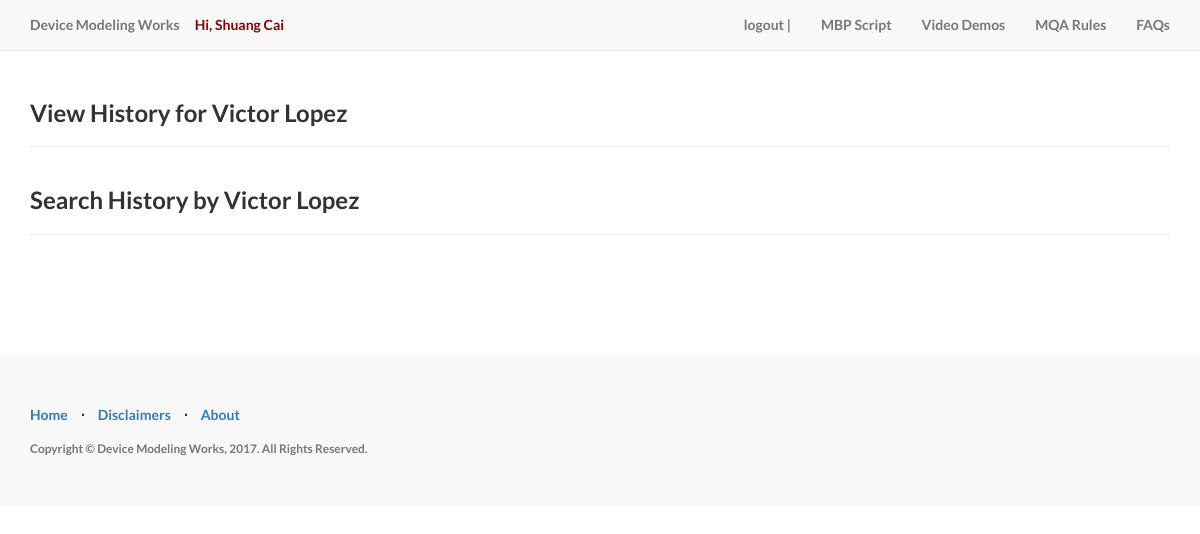
Page /user_view_history/9 (signed in) on the earlier database version.
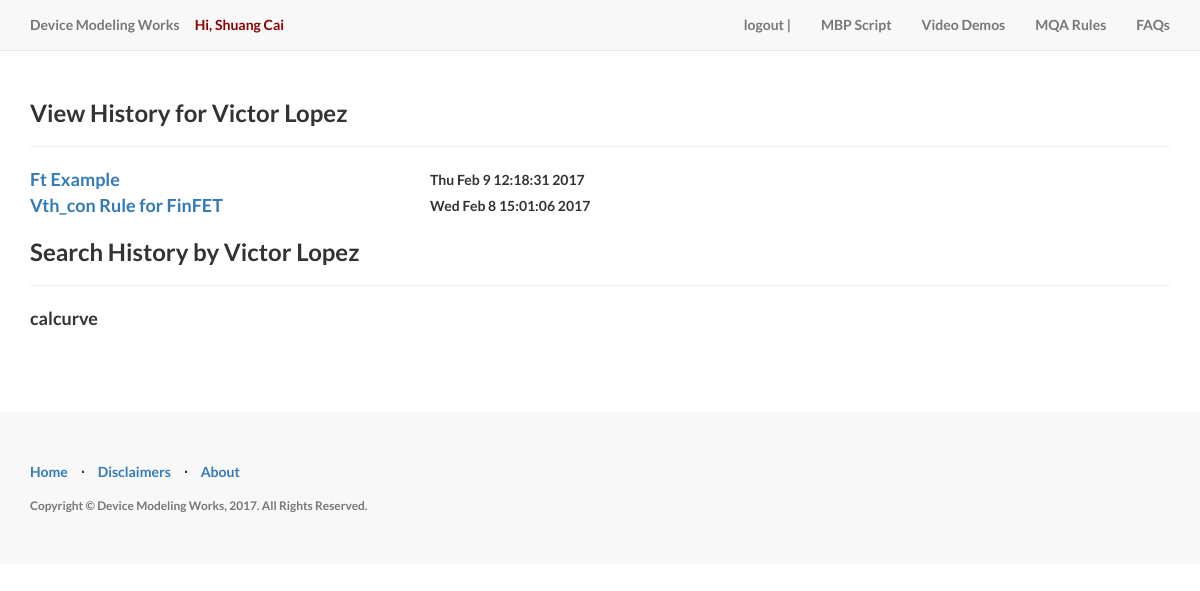
Same page on the later database version.
### __init__.py (models this page shows, shortened)
class User(db.Model, UserMixin):
    id = db.Column(db.Integer, primary_key=True)
    email = db.Column(db.String(255), unique=True)
    password = db.Column(db.String(255))
    company = db.Column(db.String(255))
    username = db.Column(db.String(255), unique=True)
    last_login_at = db.Column(db.DateTime())
    current_login_at = db.Column(db.DateTime())
    active = db.Column(db.Boolean())
    confirmed_at = db.Column(db.DateTime())
    last_login_ip = db.Column(db.String(45))
    current_login_ip = db.Column(db.String(45))
    login_count = db.Column(db.Integer)
    roles = db.relationship('Role', secondary=roles_users,
                            backref=db.backref('users', lazy='dynamic'))

class Post(db.Model):
    __searchable__ = ['title', 'abs', 'content']
    id = db.Column(db.Integer(), primary_key=True)
    title = db.Column(db.String(255), unique=True)
    author_id = db.Column(db.Integer)
    abs = db.Column(db.String())
    content = db.Column(db.Text())
    create_date = db.Column(db.DateTime())
    category = db.Column(db.String(128))
    last_modify_date = db.Column(db.DateTime())
    route = db.Column(db.String(128))

class SearchHistory(db.Model):
    id = db.Column(db.Integer(), primary_key=True)
    user_id = db.Column(db.Integer())
    search_string = db.Column(db.String(255))
    date = db.Column(db.DateTime())

### __init__.py (the view)
@app.route(route_user_view_history)
@roles_required('sunshine')
@login_required
def userViewHistory(uid):
    id = current_user.id
    flag = False
    if id == 3:  # only CS can view others
        flag = True
    else:  # view oneself.
        if id == uid:
            flag = True
    if flag:
        uname = getUserNameById(uid)
        postHis = PostHistory.query.filter(PostHistory.user_id == uid).order_by(PostHistory.route).all()
        vl = []
        for v in postHis:
            route = v.route
            title = getPostTitleByRoute(route)
            date = getPostViewTimeById(v.id)
            if title != '':
                vl.append((title, route, date.ctime()))
        searchHis = SearchHistory.query.filter(SearchHistory.user_id == uid).order_by(SearchHistory.date).all()
        sList = []
        for v in searchHis:
            sList.append(v.search_string)
        return render_template('/viewerHis.html', uname=uname, viewList=vl, searchList=sList)

### __init__.py (called while the page is built)
def getPostViewTimeById(uid):
    post = PostHistory.query.filter(PostHistory.id == uid).first()
    if type(post).__name__ == 'NoneType':
        return ''
    return post.date

def getPostTitleByRoute(myroute):
    post = Post.query.filter(Post.route == myroute).first()
    if type(post).__name__ == 'NoneType':
        return ''
    return post.title

def getUserNameById(user_id):
    user = User.query.filter(User.id == user_id).first()
    return user.username

### templates/viewerHis.html (shortened to what this page needs)
{% extends "layouts/base.html" %}
{% block content %}
<br/><br/><br/>
<div class="container">
    <br/>
    <h3>View History for {{ uname }}</h3>
    <hr/>
    <table width="80%">
        {% for p in viewList%}
        <tr>
            <td width="400">
                <a href="{{p[1]}}" target="_blank"><font size="4">{{ p[0] }}</font></a></td>
            <td>{{ p[2] }}</td>
        </tr>
        {% endfor %}
    </table>
    <h3>Search History by {{ uname }}</h3>
    <hr/>
    {% for p in searchList%}
    <font size="4">{{ p }}</font>
    {% endfor %}
    <br/><br/> <br/><br/><br/>
</div>
{% endblock %}

### templates/layouts/base.html (shortened to what this page needs)
<!DOCTYPE html>
<html lang="en">
<head>
    <link href="/static/css/bootstrap.min.css" rel="stylesheet">
    <link href="/static/css/landing-page.css" rel="stylesheet">
    <link href="/static/font-awesome/css/font-awesome.min.css" rel="stylesheet" type="text/css">
</head>
<body>
<nav class="navbar navbar-default navbar-fixed-top topnav" role="navigation">
    <div class="container topnav">
        <div class="navbar-header">
            <a class="navbar-brand topnav" href="/">Device Modeling Works</a>
            <a class="navbar-brand topnav" style="color:#8B0000">
                {% if current_user.username.__len__()>0 %}
                Hi, {{current_user.username}}
                {% endif %}
            </a>
        </div>
        <div class="collapse navbar-collapse" id="bs-example-navbar-collapse-1">
            <ul class="nav navbar-nav navbar-right">
                <li>
                    {% if current_user.username.__len__()==0 %}
                    <a href="/login"> login | </a>
                    {% else %}
                    <a href="/logout"> logout | </a>
                    {% endif %}
                </li>
                <li>
                    <a href="/mbpst">MBP Script</a>
                </li>
                <li>
                    <a href="/video">Video Demos</a>
                </li>
                <li>
                    <a href="/mqarules">MQA Rules</a>
                </li>
                <li>
                    <a href="/faq">FAQs</a>
                </li>
            </ul>
        </div>
    </div>
</nav>
{% block content%}
{% endblock%}
<footer>
    <div class="container">
        <div class="row">
            <div class="col-lg-12">
                <ul class="list-inline">
                    <li>
                        <a href="/">Home</a>
                    </li>
                    <li class="footer-menu-divider">&sdot;</li>
                    <li>
                        <a href="/disclaimer" target="_blank">Disclaimers</a>
                    </li>
                    <li class="footer-menu-divider">&sdot;</li>
                    <li>
                        <a href="/about">About</a>
                    </li>
                </ul>
                <p class="copyright text-muted small">Copyright &copy; Device Modeling Works, 2017. All Rights
                    Reserved. </p>
            </div>
        </div>
    </div>
</footer>
</body>
</html>

### static/css/landing-page.css (style rules this page uses)
body, html { width: 100%; height: 100%; }
body, h1, h2, h3, h4, h5, h6 { font-family: "Lato","Helvetica Neue",Helvetica,Arial,sans-serif; font-weight: 700; }
.topnav { font-size: 14px; }
footer { padding: 50px 0; background-color: #f8f8f8; }
p.copyright { margin: 15px 0 0; }
ul { list-style: disc inside none }

Differences in the rows shown:
now on this page (row unchanged): Post: title "Ft Example"
now on this page (row unchanged): Post: title "Vth_con Rule for FinFET"
added SearchHistory: search_string "calcurve"
Other differences:
new list line: "Thu Feb 9 12:18:31 2017"
new list line: "Wed Feb 8 15:01:06 2017"
